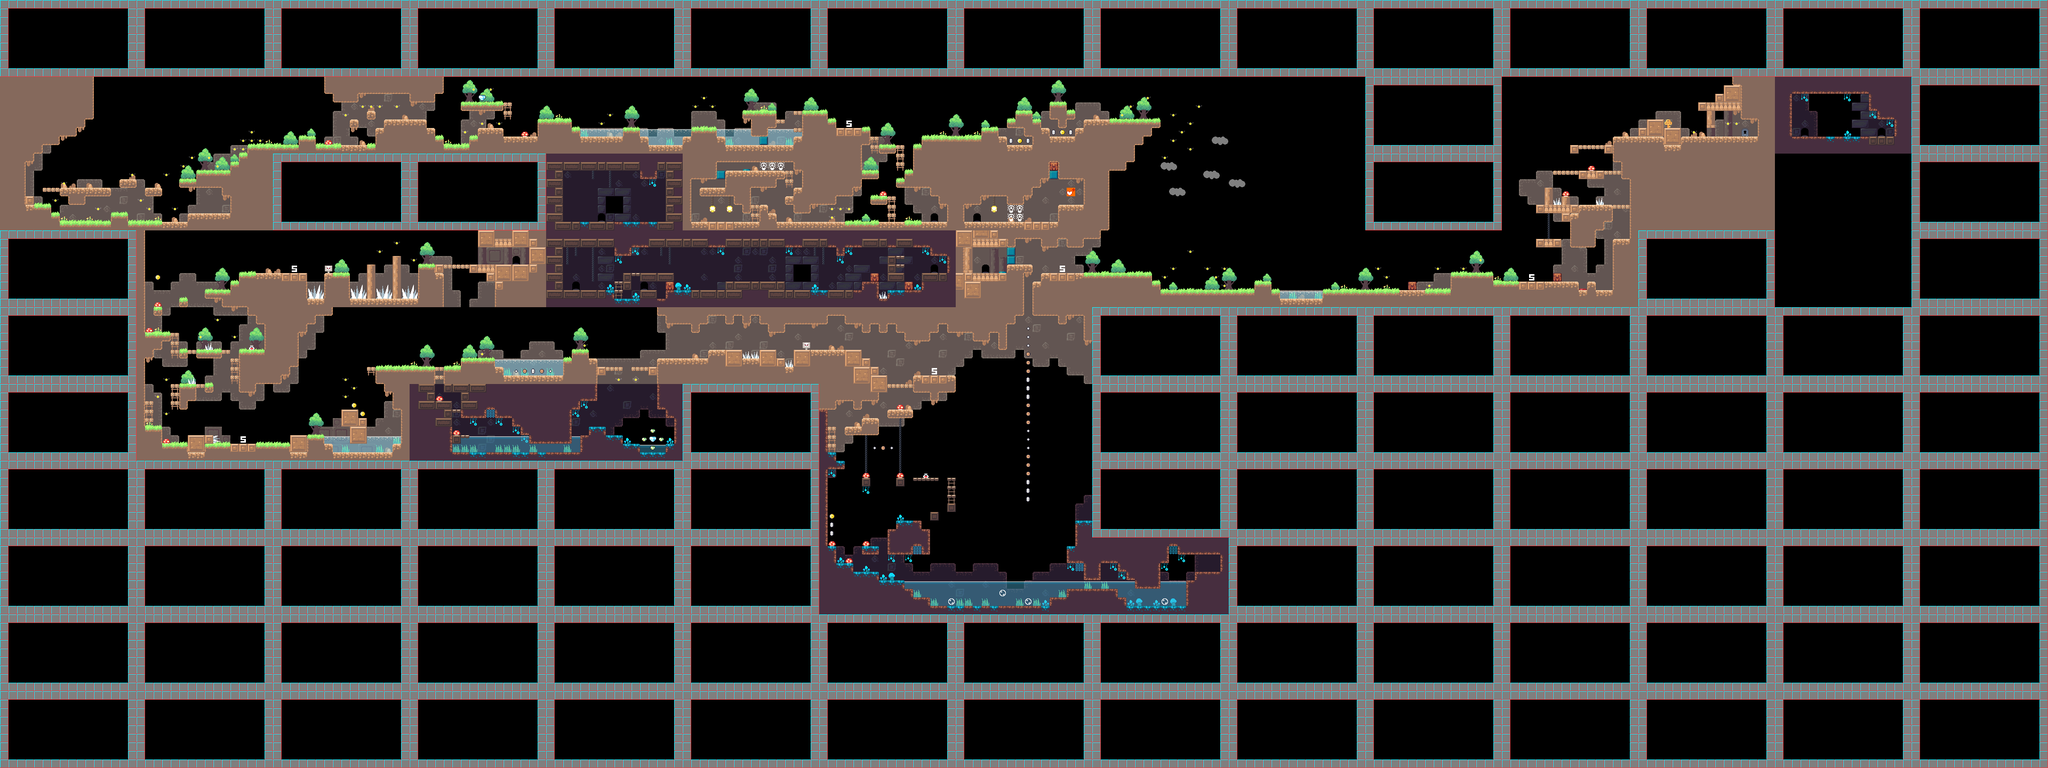

This game map was drawn from its Tiled (.tmx) file and the tilesets committed beside it. A one-line description and the trimmed map source follow:
An orthogonal 240x90 tile map with 16x16 px tiles, 4 tile layers (BG2, BG, WATER, FG) and 49 objects (17x room, 11x door, 10x npc, 3x chest, 2x coinStatue, ...).

<map version="1.2" tiledversion="1.2.4" orientation="orthogonal" renderorder="right-down" width="240" height="90" tilewidth="16" tileheight="16" infinite="0" nextlayerid="125" nextobjectid="1481">
 <tileset firstgid="1" name="tiles" tilewidth="16" tileheight="16" tilecount="2048" columns="64">
  <image source="tiles.png" width="1024" height="512" />
 </tileset>
 <layer id="121" name="BG2" width="240" height="90">
  <data>[21600 cells, 3075 non-empty, 31 distinct tile ids]</data>
 </layer>
 <layer id="122" name="BG" width="240" height="90">
  <data>[21600 cells, 584 non-empty, 42 distinct tile ids]</data>
 </layer>
 <layer id="123" name="WATER" width="240" height="90" opacity="0.69">
  <data>[21600 cells, 313 non-empty, 4 distinct tile ids]</data>
 </layer>
 <layer id="124" name="FG" width="240" height="90">
  <data>[21600 cells, 7516 non-empty, 81 distinct tile ids]</data>
 </layer>
 <objectgroup id="119" name="ROOM">
  <object id="1427" type="room" x="1792" y="288" width="256" height="144">
   <properties>
    <property name="bg" type="int" value="0" />
    <property name="dark" type="bool" value="true" />
   </properties>
  </object>
  <object id="1428" type="room" x="0" y="144" width="512" height="288">
   <properties>
    <property name="bg" type="int" value="0" />
   </properties>
  </object>
  <object id="1429" type="room" x="1024" y="144" width="512" height="144">
   <properties>
    <property name="bg" type="int" value="0" />
   </properties>
  </object>
  <object id="1430" type="room" x="1536" y="144" width="256" height="288">
   <properties>
    <property name="bg" type="int" value="0" />
   </properties>
  </object>
  <object id="1432" type="room" x="2048" y="144" width="512" height="432">
   <properties>
    <property name="bg" type="int" value="0" />
   </properties>
  </object>
  <object id="1442" type="room" x="1536" y="576" width="512" height="576">
   <properties>
    <property name="bg" type="int" value="1" />
   </properties>
  </object>
  <object id="1444" type="room" x="1024" y="720" width="256" height="144">
   <properties>
    <property name="bg" type="int" value="1" />
   </properties>
  </object>
  <object id="1445" type="room" x="768" y="576" width="512" height="144">
   <properties>
    <property name="bg" type="int" value="0" />
   </properties>
  </object>
  <object id="1446" type="room" x="768" y="720" width="256" height="144">
   <properties>
    <property name="bg" type="int" value="1" />
   </properties>
  </object>
  <object id="1447" type="room" x="256" y="432" width="256" height="432">
   <properties>
    <property name="bg" type="int" value="0" />
   </properties>
  </object>
  <object id="1448" type="room" x="512" y="576" width="256" height="288">
   <properties>
    <property name="bg" type="int" value="0" />
   </properties>
  </object>
  <object id="1450" type="room" x="1024" y="432" width="768" height="144">
   <properties>
    <property name="bg" type="int" value="0" />
   </properties>
  </object>
  <object id="1451" type="room" x="512" y="432" width="512" height="144">
   <properties>
    <property name="bg" type="int" value="0" />
   </properties>
  </object>
  <object id="1465" type="room" x="1280" y="288" width="256" height="144">
   <properties>
    <property name="bg" type="int" value="0" />
    <property name="dark" type="bool" value="true" />
   </properties>
  </object>
  <object id="1467" type="room" x="2816" y="288" width="256" height="288">
   <properties>
    <property name="bg" type="int" value="0" />
   </properties>
  </object>
  <object id="1468" type="room" x="2816" y="144" width="512" height="144">
   <properties>
    <property name="bg" type="int" value="0" />
   </properties>
  </object>
  <object id="1473" type="room" x="3328" y="144" width="256" height="144">
   <properties>
    <property name="bg" type="int" value="1" />
   </properties>
  </object>
 </objectgroup>
 <objectgroup id="120" name="OBJ">
  <object id="1420" name="Player" type="player" x="384" y="384" width="16" height="16">
   <properties>
    <property name="direction" type="int" value="-1" />
   </properties>
  </object>
  <object id="1423" type="coinStatue" x="1312" y="224" width="16" height="16">
   <properties>
    <property name="amount" type="int" value="100" />
   </properties>
  </object>
  <object id="1426" type="storyTrigger" x="2000" y="352" width="16" height="16">
   <properties>
    <property name="setCondition" value="surviveFirstDeepFall" />
   </properties>
  </object>
  <object id="1431" type="npc" x="2128" y="208" width="16" height="16">
   <properties>
    <property name="disappearCondition" value="offIsland,surviveFirstDeepFall" />
    <property name="npcType" type="int" value="1" />
    <property name="text" value="You're not going to survive that jump just like that. But there is a ~cave~ nearby. You'll find what you need there." />
   </properties>
  </object>
  <object id="1433" type="door" x="1744" y="400" width="16" height="16">
   <properties>
    <property name="tx" type="int" value="5" />
    <property name="ty" type="int" value="0" />
   </properties>
  </object>
  <object id="1434" type="door" x="1824" y="400" width="16" height="16">
   <properties>
    <property name="tx" type="int" value="-5" />
    <property name="ty" type="int" value="0" />
   </properties>
  </object>
  <object id="1435" type="coinStatue" x="1936" y="400" width="16" height="16">
   <properties>
    <property name="amount" type="int" value="200" />
   </properties>
  </object>
  <object id="1437" type="npc" x="176" y="336" width="16" height="16">
   <properties>
    <property name="disappearCondition" value="offIsland" />
    <property name="npcType" type="int" value="1" />
    <property name="setCondition" value="" />
    <property name="text">So, you have awakened.
You can't remember anything, do you?</property>
   </properties>
  </object>
  <object id="1438" type="chest" x="1344" y="400" width="16" height="16">
   <properties>
    <property name="value" type="float" value="250" />
   </properties>
  </object>
  <object id="1439" type="npc" x="2224" y="528" width="16" height="16">
   <properties>
    <property name="centerText" type="bool" value="true" />
    <property name="npcType" type="int" value="0" />
    <property name="text">#l Sun Shrine
Cave of Trials #r</property>
   </properties>
  </object>
  <object id="1440" type="jumpDisabler" x="1920" y="560" width="16" height="16" />
  </objectgroup>
</map>
<!-- 21 of 49 objects omitted -->